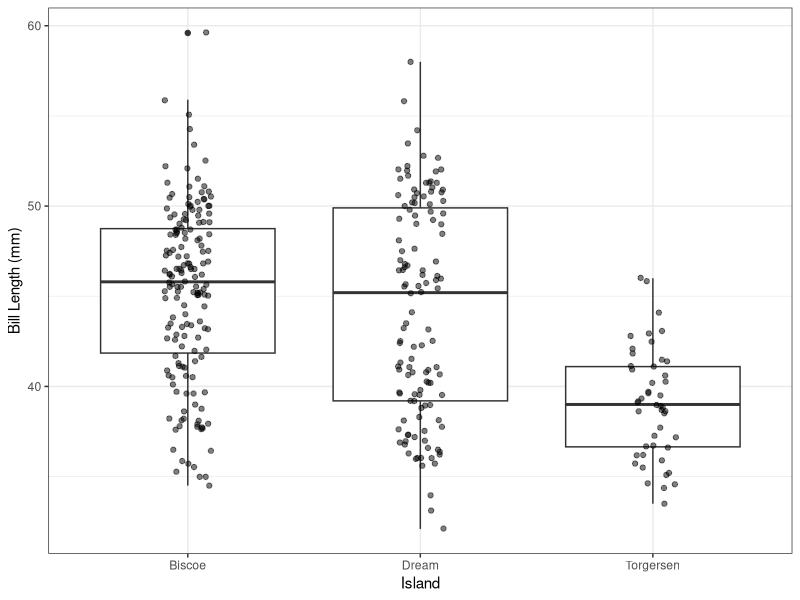
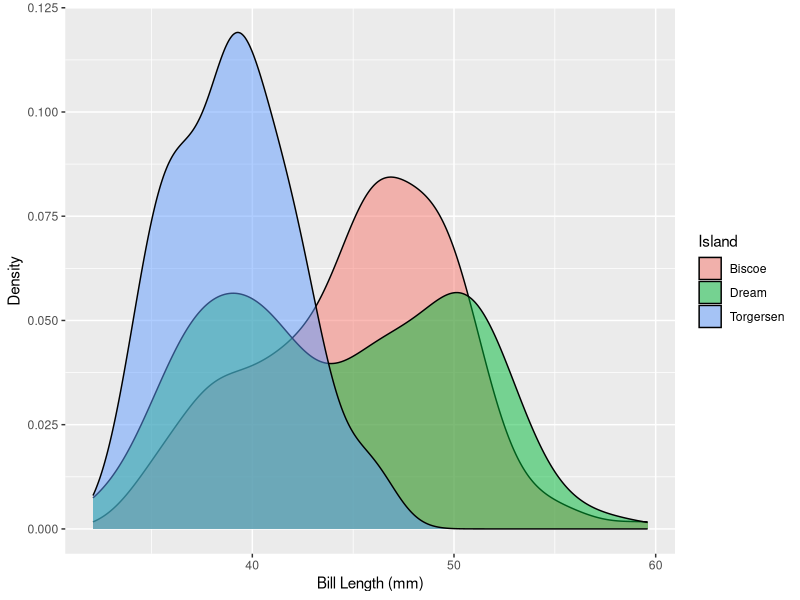
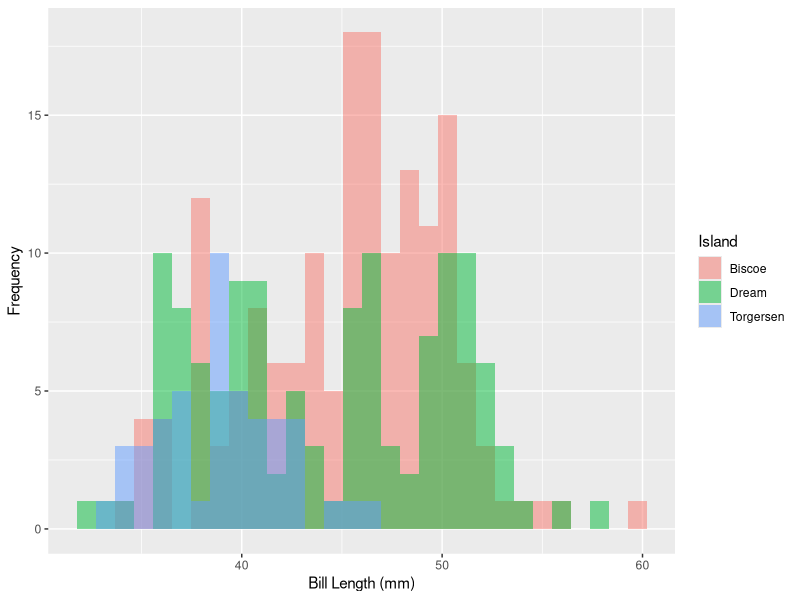
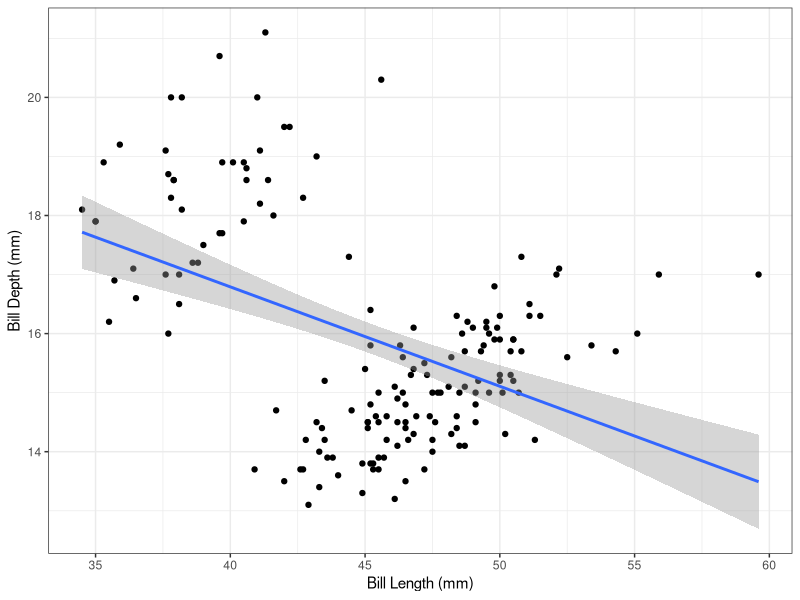
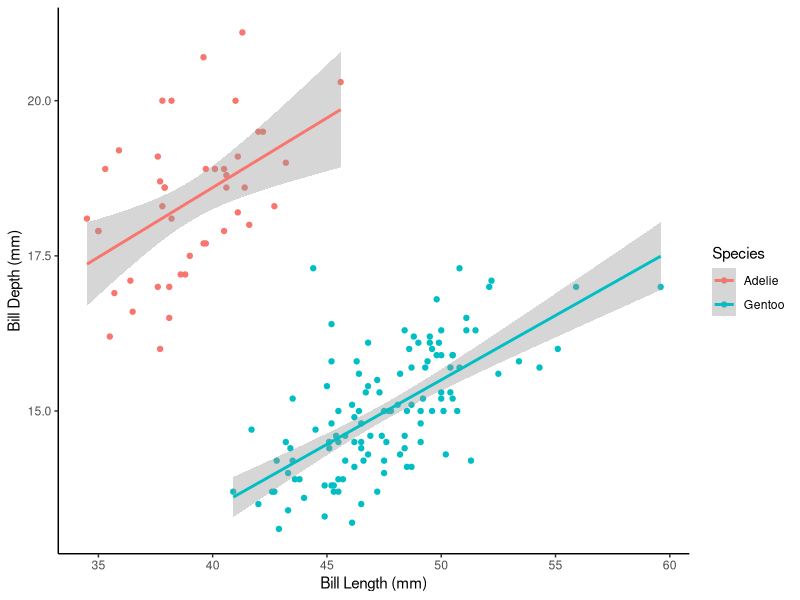
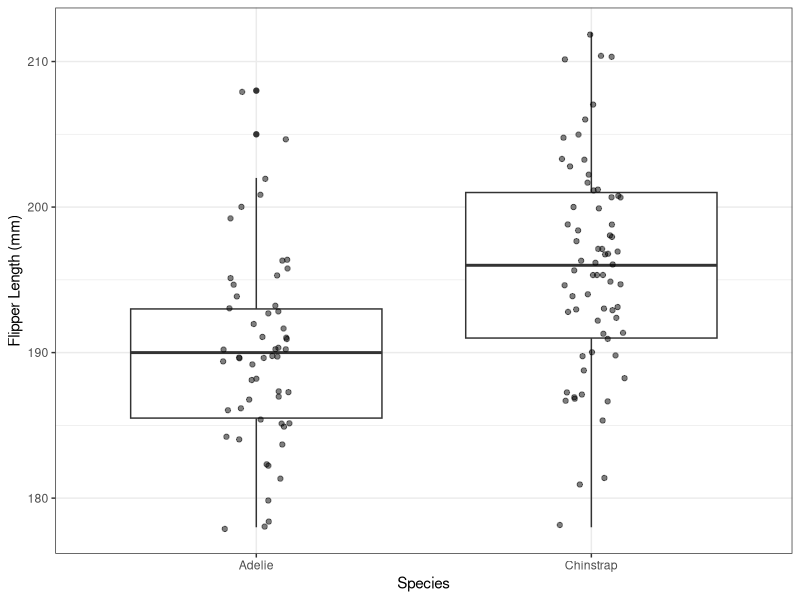
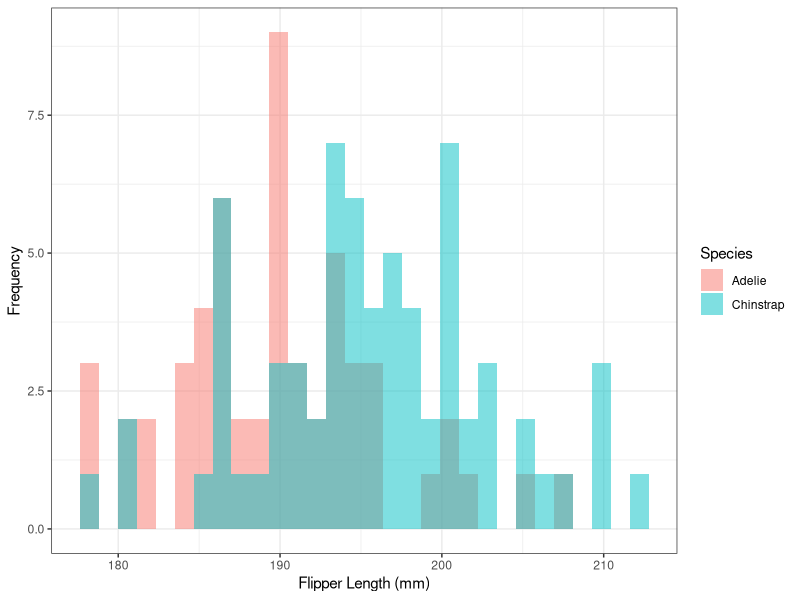
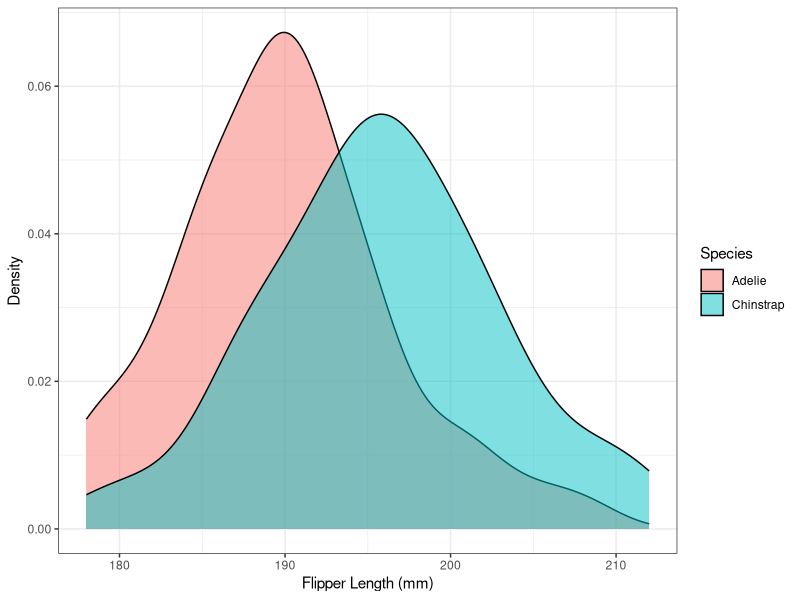

Write the R code that produced these figures, in order.
## ---- chunk 1
knitr::opts_chunk$set(echo = TRUE)
## ---- chunk 2
library(tidyverse)
library(palmerpenguins)
## ---- chunk 3
penguins <- penguins %>% drop_na()
## ---- chunk 4
# measures of central tendancy include mean, median, or mode
# measures of dispersion are st dev or BOTH min and max
penguins %>% 
  group_by(island) %>% 
  summarise(min_bill = min(bill_length_mm),
            max_bill = max(bill_length_mm),
            mean_bill = mean(bill_length_mm))
## ---- chunk 5
ggplot(penguins, aes(island, bill_length_mm)) + # adding color is optional
  geom_boxplot() +
  geom_jitter(width = 0.1, alpha = 0.5) +
  labs(x = "Island",
       y = "Bill Length (mm)") +            # if adding color, must change color label
  theme_bw()                                # can choose any theme but must include

# OR 

ggplot(penguins, aes(bill_length_mm, fill = island)) +
  geom_density(alpha = 0.5) +
  labs(x = "Bill Length (mm)",
       y = "Density",
       fill = "Island")
  
# OR
  
ggplot(penguins, aes(bill_length_mm, fill = island)) +
  geom_histogram(alpha = 0.5, position = "identity") +
  labs(x = "Bill Length (mm)",
       y = "Frequency",
       fill = "Island")
## ---- chunk 6
aov_model <- aov(data = penguins, bill_length_mm ~ island)
summary(aov_model)
## ---- chunk 7
TukeyHSD(aov_model)
## ---- chunk 8
biscoe <- penguins %>% 
  filter(island == "Biscoe")
## ---- chunk 9
ggplot(biscoe, aes(bill_length_mm, bill_depth_mm)) +
  geom_point() +
  geom_smooth(method = "lm") +
  labs(x = "Bill Length (mm)",
       y = "Bill Depth (mm)") +
  theme_bw()
## ---- chunk 10
    r <- cor(biscoe$bill_length_mm, biscoe$bill_depth_mm)
## ---- chunk 11
    r^2
## ---- chunk 12
    summary(lm(data = biscoe, bill_depth_mm ~ bill_length_mm))
## ---- chunk 13
ggplot(biscoe, aes(bill_length_mm, bill_depth_mm, color = species)) +
  geom_point() +
  geom_smooth(method = "lm") +
  labs(x = "Bill Length (mm)",
       y = "Bill Depth (mm)",
       color = "Species") +
  theme_classic()
## ---- chunk 14
summary(lm(data = biscoe, bill_depth_mm ~ bill_length_mm * species))
## ---- chunk 15
dream <- penguins %>% 
  filter(island == "Dream")
## ---- chunk 16
dream %>% 
  group_by(species) %>% 
  summarise(mean_flipper = mean(flipper_length_mm),
            sd_flipper = sd(flipper_length_mm))
## ---- chunk 17
ggplot(dream, aes(species, flipper_length_mm)) +
  geom_boxplot() +
  geom_jitter(width = 0.1, alpha = 0.5) +
  labs(x = "Species",
       y = "Flipper Length (mm)") +
  theme_bw()

# OR

ggplot(dream, aes(flipper_length_mm, fill = species)) +
  geom_histogram(alpha = 0.5, position = "identity") +
  labs(x = "Flipper Length (mm)",
       y = "Frequency",
       fill = "Species") +
  theme_bw()

# OR

ggplot(dream, aes(flipper_length_mm, fill = species)) +
  geom_density(alpha = 0.5) +
  labs(x = "Flipper Length (mm)",
       y = "Density",
       fill = "Species") +
  theme_bw()
## ---- chunk 18
t.test(data = dream, flipper_length_mm ~ species)
## ---- chunk 19
